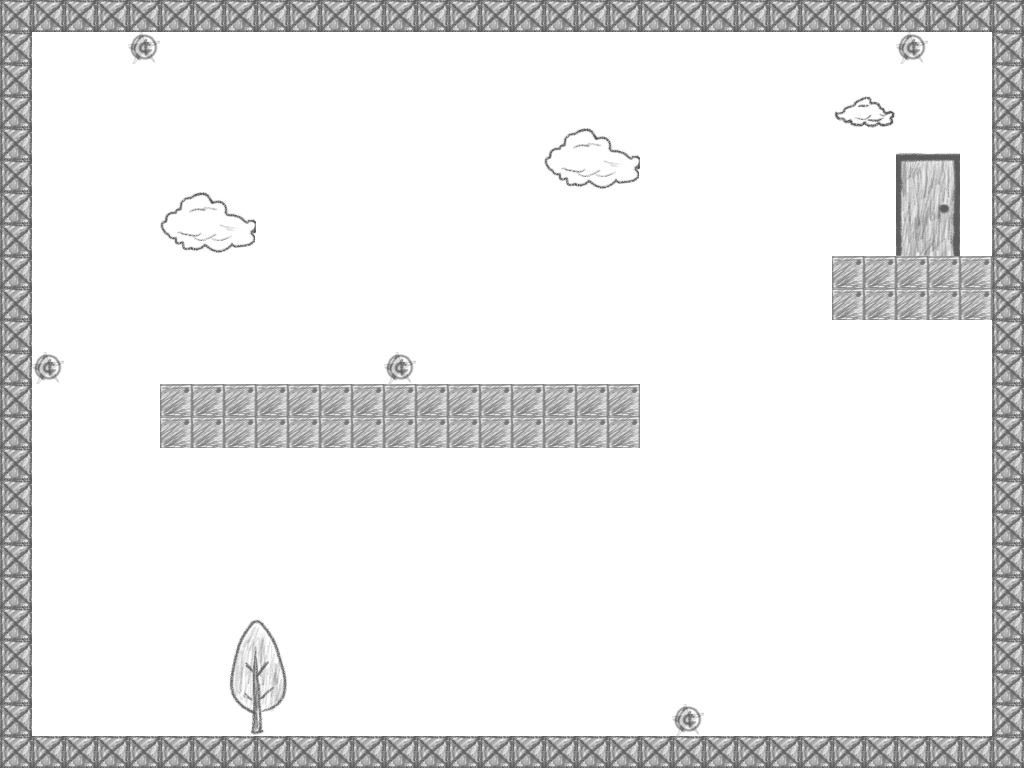

Tiled map render using the project's own tile images. Description and the map definition, with tile-layer contents summarised, below:
An orthogonal 32x24 tile map with 32x32 px tiles, 4 tile layers (tiles, Exit, collectibles, Meta) and 13 objects (SpawnPoint, ExitPoint).

<map version="1.0" orientation="orthogonal" width="32" height="24" tilewidth="32" tileheight="32">
 <tileset firstgid="1" name="Tilesheet" tilewidth="32" tileheight="32">
  <image source="Tilesheet.png" width="512" height="256" />
  <terraintypes>
   <terrain name="New Terrain" tile="-1" />
  </terraintypes>
  <tile id="6" terrain="0,0,0,0" />
  <tile id="7" terrain="0,0,0,0" />
  <tile id="22" terrain="0,0,0,0" />
  <tile id="23" terrain="0,0,0,0" />
  <tile id="24" terrain=",0,,0" />
  <tile id="28" terrain="0,0,0,0" />
  <tile id="38" terrain="0,0,0,0" />
  <tile id="39" terrain="0,0,0,0" />
  <tile id="43">
   <properties>
    <property name="Collectible" value="true" />
   </properties>
  </tile>
  <tile id="54" terrain="0,0,0,0" />
  <tile id="55" terrain="0,0,0,0" />
 </tileset>
 <layer name="tiles" width="32" height="24">
  <data>[768 cells, 768 non-empty, 19 distinct tile ids]</data>
 </layer>
 <layer name="Exit" width="32" height="24">
  <data>[768 cells, 8 non-empty, 8 distinct tile ids]</data>
 </layer>
 <objectgroup name="objects" width="32" height="24">
  <object name="SpawnPoint" x="142" y="582" width="37" height="39" />
  <object name="ExitPoint" x="898" y="155" width="59" height="99" />
 </objectgroup>
 <layer name="collectibles" width="32" height="24">
  <data>[768 cells, 5 non-empty, 1 distinct tile ids]</data>
 </layer>
 <objectgroup name="collisions" width="32" height="24">
  <object x="0" y="0" width="1024" height="32" />
  <object x="0" y="32" width="32" height="704" />
  <object x="0" y="736" width="1024" />
  <object x="992" y="32" width="32" height="704" />
  <object x="162" y="387" width="475" height="58" />
  <object x="834" y="259" width="156" height="60" />
 </objectgroup>
 <objectgroup name="collectibles" width="32" height="24">
  <object x="673" y="703" width="32" height="32" />
  <object x="385" y="351" width="32" height="32" />
  <object x="32" y="351" width="32" height="32" />
  <object x="128" y="32" width="32" height="32" />
  <object x="896" y="32" width="32" height="32" />
 </objectgroup>
 <layer name="Meta" width="32" height="24" opacity="0.3">
  <data>[768 cells, 5 non-empty, 1 distinct tile ids]</data>
 </layer>
</map>
